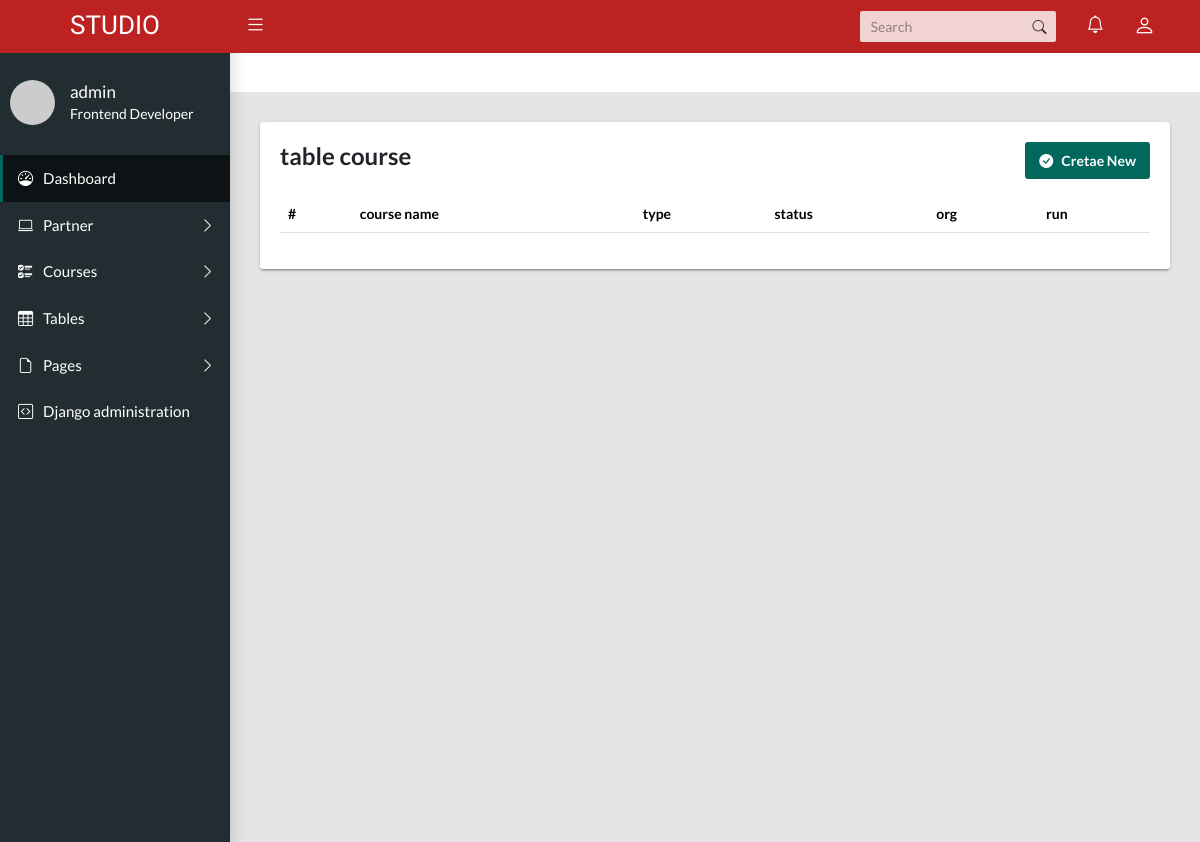
/course/list/ (signed in), run on an earlier commit of the app's database.
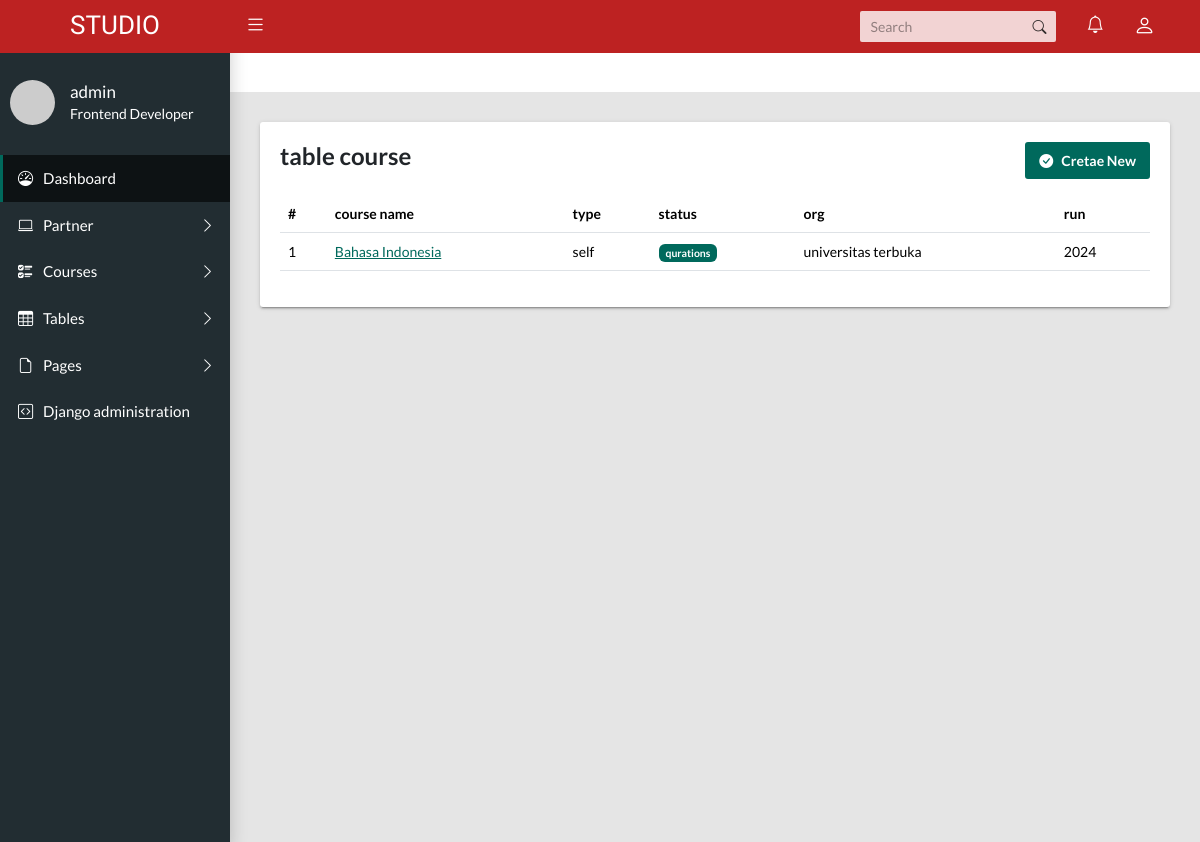
And on a later commit of the database.
### course/models.py (models this page shows, shortened)
class Course (models.Model):
    course_name = models.CharField(max_length=250)
    topic = models.CharField(max_length=250)
    course_overview = models.TextField(null=True)
    category = models.CharField(max_length=50, choices=Ct,null=True)
    number_of_questions = models.IntegerField(null=True)
    time = models.IntegerField(help_text="durations of the quiz in minutes",null=True)
    required_score_to_pas = models.IntegerField("required score in %", null=True)
    level = models.CharField(max_length=10, choices=Choi, default='basic', null=True)
    status_course = models.CharField(max_length=10, choices=St, default='draft')
    start_date = models.DateField(null=True)
    end_date = models.DateField(null=True)
    start_enrol = models.DateField(null=True)
    end_enrol = models.DateField(null=True)
    effort = models.CharField(max_length=20, null=True)
    lang = models.CharField(max_length=30, choices=Lg, default='id')
    org_partner = models.ForeignKey(Partner, on_delete=models.CASCADE)
    type_course = models.CharField(max_length=10, choices=Tc, default='self')
    image_course = models.ImageField(upload_to=filepath,null=True)
    author=models.ForeignKey(User,on_delete=models.CASCADE)
    course_year=models.IntegerField(null=True, default=current_year)

### partner/models.py (models this page shows)
class Partner(models.Model):
    partner_name = models.TextField(max_length=191)
    abbreviation = models.CharField(max_length=50)
    e_mail = models.OneToOneField(User,on_delete=models.CASCADE)
    phone = models.CharField(max_length=50)
    address = models.TextField(max_length=50)
    tax = models.CharField(max_length=50)
    status = models.CharField(max_length=50)
    checks = models.CharField(max_length=50)
    logo = models.ImageField(upload_to=filepath,null=True, blank=True)
    join = models.DateTimeField(auto_now_add=True)
    def __str__(self):
        return f"{self.partner_name}"

### course/views.py (the view)
# urls.py: path("list/", views.courseView, name= "course_view"),
def courseView(request):
     if request.user.is_staff == True:
           course_list = Course.objects.all()
           partner_list = Partner.objects.all()
           user_list = User.objects.all()
           context = {'courselist':course_list,'partnerlist':partner_list,'userlist':user_list}
           return render (request,'course_view.html', context)
     else:
        return redirect ('/')

### course/templates/course_view.html
{% extends 'layouts/default/page.html' %}
{% load i18n %}
{% block content %}
<div class="col-md-12">
  <div class="tile">
    <div class="row">
      <div class="col-md-4">
    <h5 class="tile-title">{% trans 'table course' %}</h5>
  </div>
    <div class="col-md-8">
    <p style="text-align: right;"><a href="{% url 'course:course_add' %}" class="btn btn-primary" type="button"><i class="bi bi-check-circle-fill me-2"></i>{% trans 'Cretae New' %}</a></p>
  </div>
  </div>
    <table class="table">
      <thead>
        <tr>
          <th>#</th>
          <th>{% trans 'course name' %}</th>
          <th>{% trans 'type' %} </th>
          <th>{% trans 'status' %}</th>
          <th>{% trans 'org' %}</th>
          <th>{% trans 'run' %}</th>
        </tr>
      </thead>
      <tbody>
        {% for part in courselist %}
        <tr>
          <td>1</td>
          <td><a href="{% url 'course:course_detail' part.id %}">{{part.course_name}}</a></td>
          <td>{{part.type_course}}</td>
          <td>
            {% if part.status_course == 'draft' %}
            <span class="badge text-bg-info">{% trans 'draft' %}</span>
            {% elif part.status_course == 'pending' %}
            <span class="badge text-bg-warning">{% trans 'pending' %}</span>
            {% elif part.status_course == 'publish' %}
            <span class="badge text-bg-success">{% trans 'publish' %}</span>
            {% else %}
            <span class="badge text-bg-primary">{% trans 'qurations' %}</span>
            {% endif %}
          </td>
          <td>{{part.org_partner}}</td>
          <td>{{part.course_year}}</td>
        </tr>
       {% endfor %}
      </tbody>
    </table>
  </div>
</div>
{% endblock %}

### content/templates/layouts/default/page.html (shortened to what this page needs)
{% load static %}
{% load bootstrap4 %}
{% load i18n %}
{% get_current_language as language_code %}
<!DOCTYPE html>
<html lang="{{ language_code }}">
<head>
    <link href="{% static 'css/main.css' %}" rel="stylesheet">
    <link rel="stylesheet" type="text/css" href="https://cdn.jsdelivr.net/npm/bootstrap-icons@1.10.5/font/bootstrap-icons.css">
    <link href="https://cdn.jsdelivr.net/npm/select2@4.1.0-rc.0/dist/css/select2.min.css" rel="stylesheet" />
  </head>
<body class="app sidebar-mini">
 <header class="app-header"><a class="app-header__logo" href="{% url 'index' %}">STUDIO</a>
    <a class="app-sidebar__toggle" href="#" data-toggle="sidebar" aria-label="Hide Sidebar"></a>
    <ul class="app-nav">
      <li class="app-search">
        <input class="app-search__input" type="search" placeholder="Search">
        <button class="app-search__button"><i class="bi bi-search"></i></button>
      </li>
      <li class="dropdown"><a class="app-nav__item" href="#" data-bs-toggle="dropdown" aria-label="Show notifications"><i class="bi bi-bell fs-5"></i></a>
      </li>
      <li class="dropdown"><a class="app-nav__item" href="#" data-bs-toggle="dropdown" aria-label="Open Profile Menu"><i class="bi bi-person fs-4"></i></a>
      </li>
    </ul>
  </header>
    {% if request.user.is_authenticated %}
      {% if request.user.is_superuser %}
    <aside class="app-sidebar">
      <div class="app-sidebar__user"><img class="app-sidebar__user-avatar" src="https://randomuser.me/api/portraits/men/1.jpg" alt="User Image">
        <div>
          <p class="app-sidebar__user-name">{{ request.user.username }}</p>
          <p class="app-sidebar__user-designation">Frontend Developer</p>
        </div>
      </div>
      {% endif %}
      <ul class="app-menu">
        <li><a class="app-menu__item active" href="{% url 'index' %}"><i class="app-menu__icon bi bi-speedometer"></i><span class="app-menu__label">Dashboard</span></a></li>
        <li class="treeview"><a class="app-menu__item" href="#" data-toggle="treeview"><i class="app-menu__icon bi bi-laptop"></i><span class="app-menu__label">Partner</span><i class="treeview-indicator bi bi-chevron-right"></i></a>
        </li>
        <li class="treeview"><a class="app-menu__item" href="#" data-toggle="treeview"><i class="app-menu__icon bi bi-ui-checks"></i><span class="app-menu__label">Courses</span><i class="treeview-indicator bi bi-chevron-right"></i></a>
        </li>
        <li class="treeview"><a class="app-menu__item" href="#" data-toggle="treeview"><i class="app-menu__icon bi bi-table"></i><span class="app-menu__label">Tables</span><i class="treeview-indicator bi bi-chevron-right"></i></a>
        </li>
        <li class="treeview"><a class="app-menu__item" href="#" data-toggle="treeview"><i class="app-menu__icon bi bi-file-earmark"></i><span class="app-menu__label">Pages</span><i class="treeview-indicator bi bi-chevron-right"></i></a>
        </li>
        <li><a class="app-menu__item" href="{% url 'admin:login' %}"><i class="app-menu__icon bi bi-code-square"></i><span class="app-menu__label">{% trans 'Django administration' %}</span></a></li>
      </ul>
      {% endif %}
    </aside>
<br>
<br>
<main class="app-content">
    {% block content %}{% endblock %}
  </main>
</body>
</html>

What changed in the data, as far as the page shows it:
added Course: course_name "Bahasa Indonesia", type_course "self", org_partner "universitas terbuka", course_year "2024"
